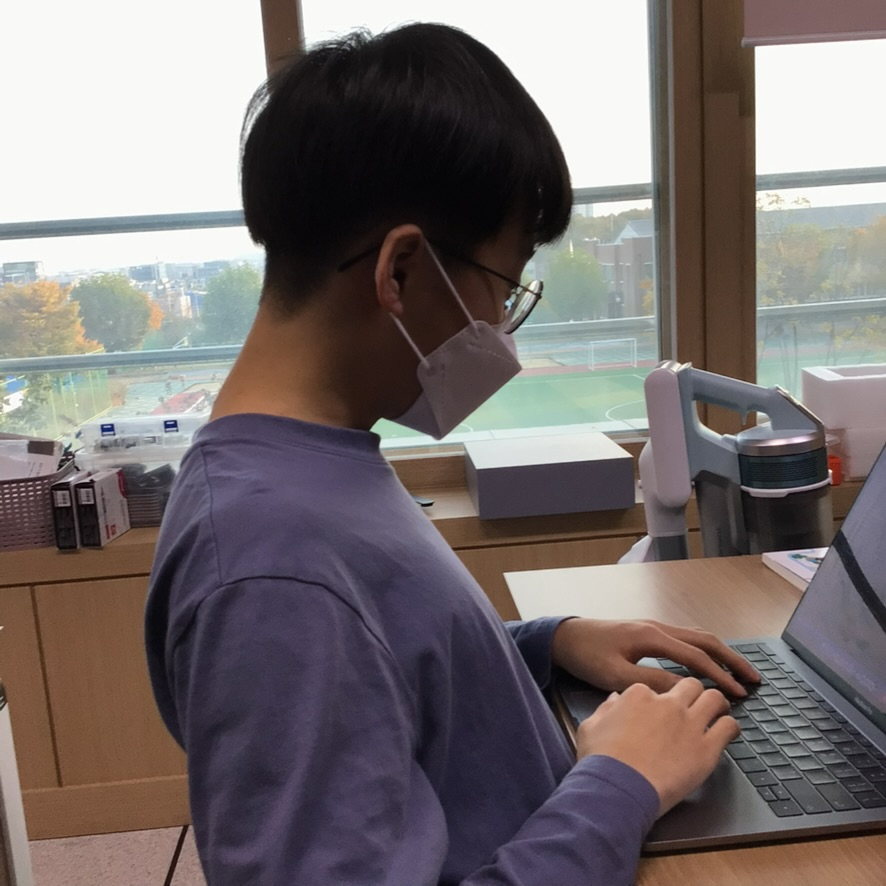
#> input picture ch_03/img/img_001.jpg, 886 x 886 px; its folder holds only this picture in this run
$ python step_3_2.py
#> lines starting #> are read from the running program, lines starting #| are printed output that depends on the picture
from pathlib import Path
from PIL import Image, ImageOps
from step_1_1 import IMG_DIR, OUT_DRI


OUT_3_2 = OUT_DRI / f"{Path(__file__).stem}.jpg"

if __name__ == "__main__":
  ROWS, COLS = 5, 8
  W_IMG, H_IMG = 500, 500
  W_BG, H_BG = COLS * W_IMG, ROWS * H_IMG
  start_X, start_Y = 0, 0

  img_bg = Image.new(mode="RGB", size=(W_BG, H_BG))
#> img_bg: PIL image 4000x2500 RGB; every value is 0
  path_sorted = sorted(Path(IMG_DIR).glob("*.jpg"))

  for path in path_sorted:
    img = Image.open(path)
#> img is the input picture: PIL image 886x886 RGB; mean R, G, B 118.9, 110.5, 110.4
    img_fit = ImageOps.fit(img, (W_IMG, H_IMG))
    img_bg.paste(img_fit, box=(start_X, start_Y))
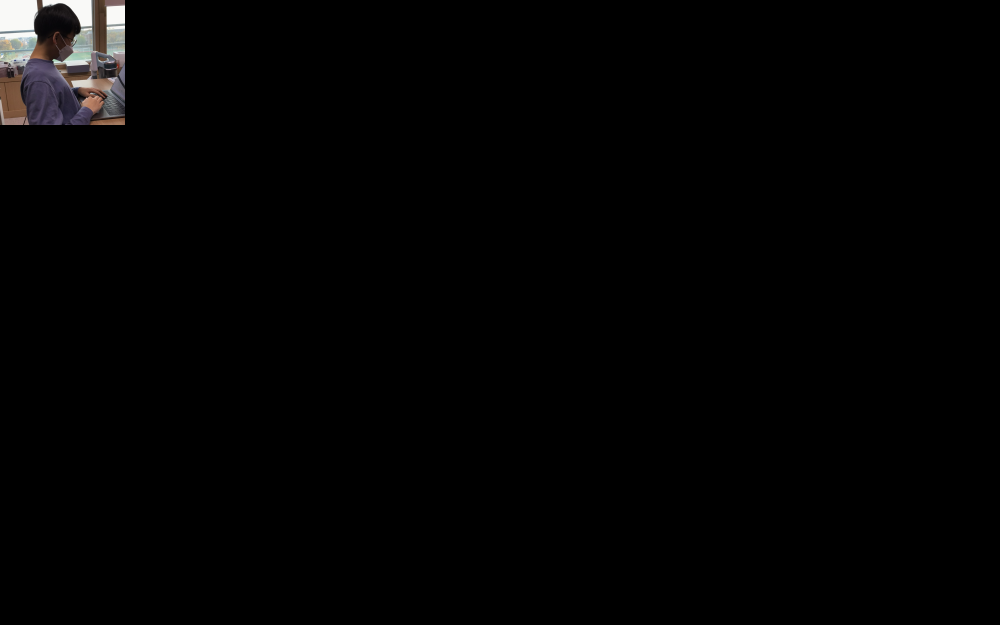
#> img_bg: PIL image 4000x2500 RGB (shown at 1/4 size); mean R, G, B 3, 2.8, 2.8
    start_X += W_IMG
    if start_X >= W_BG:
      start_X = 0
      start_Y += H_IMG

  img_bg.save(OUT_3_2)

$ run again, on ch_03/img/img_005.jpg
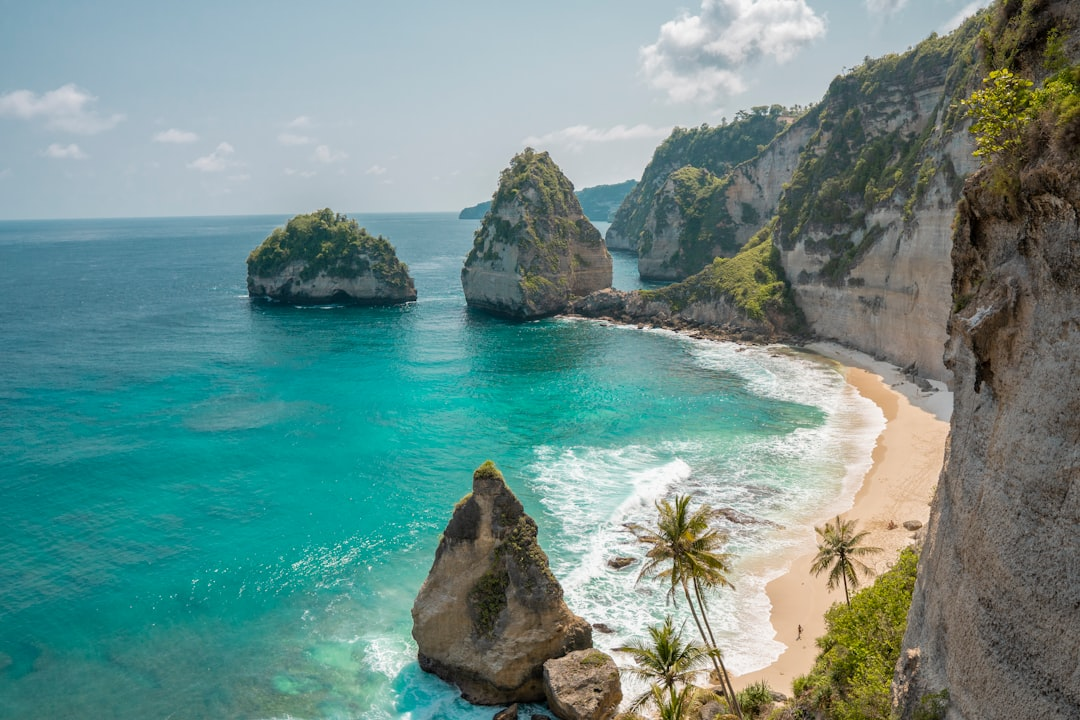
#> input picture ch_03/img/img_005.jpg, 1080 x 720 px
#> img is the input picture: PIL image 1080x720 RGB; mean R, G, B 108.3, 142, 137.3
#> `img_fit = ImageOps.fit(img, (W_IMG, H_IMG))`:
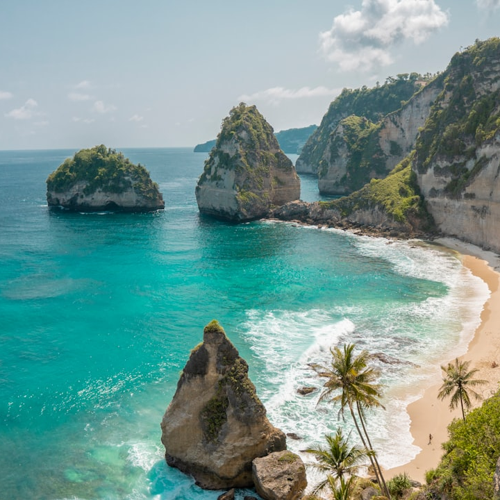
#> img_fit: PIL image 500x500 RGB; mean R, G, B 118.2, 153, 147.1
#> `img_bg.paste(img_fit, box=(start_X, start_Y))`:
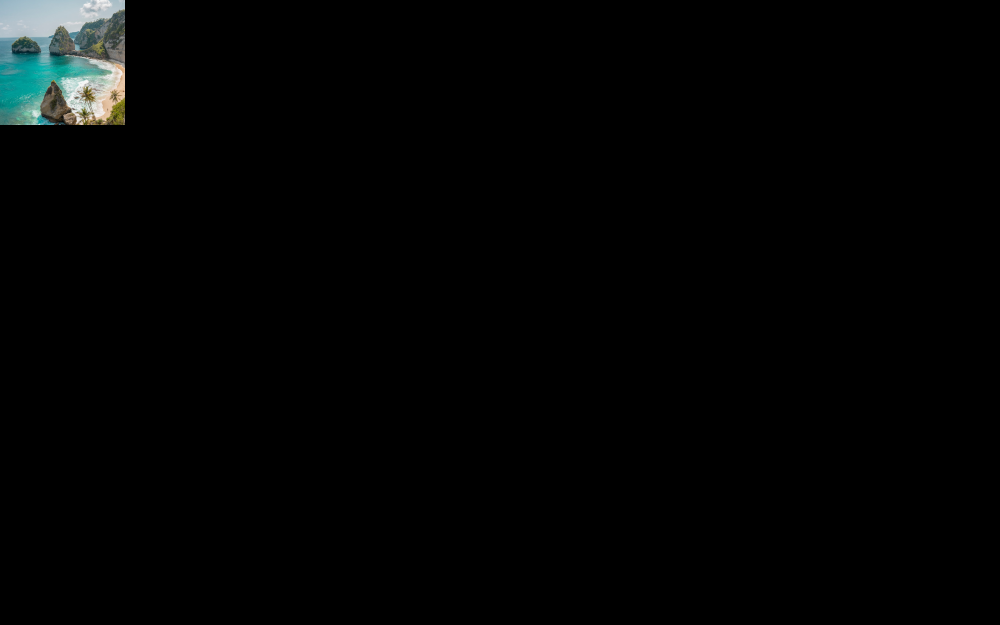
#> img_bg: PIL image 4000x2500 RGB (shown at 1/4 size); mean R, G, B 3, 3.8, 3.7

$ run again, on ch_03/img/img_006.jpg
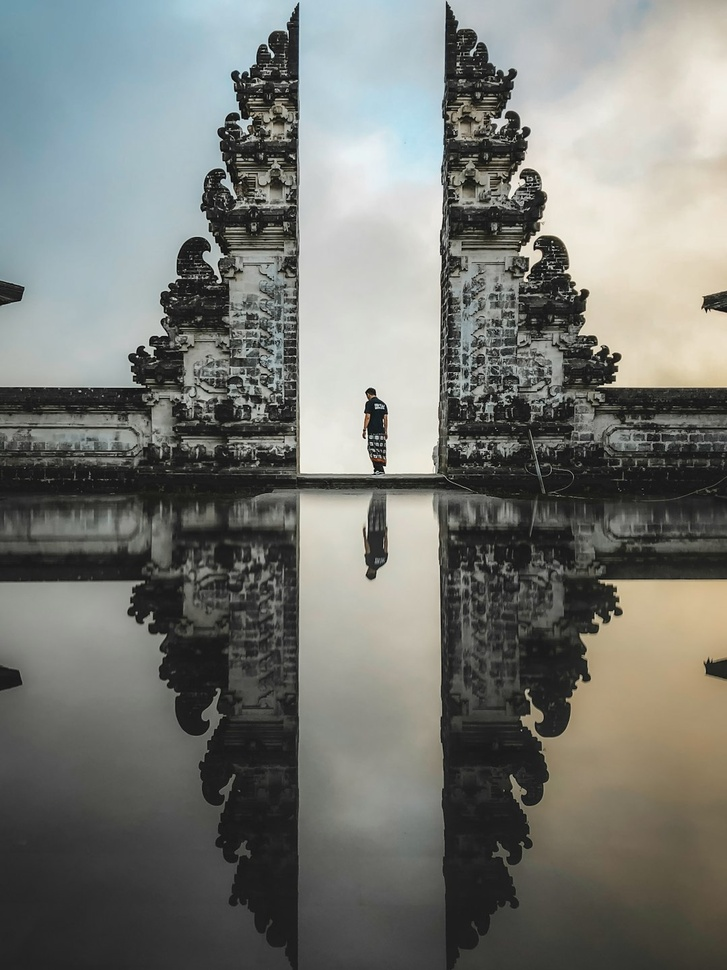
#> input picture ch_03/img/img_006.jpg, 727 x 970 px, shrunk from 1080 x 1440 before the run
#> img is the input picture: PIL image 727x970 RGB; mean R, G, B 118.6, 120.6, 115.8
#> `img_fit = ImageOps.fit(img, (W_IMG, H_IMG))`:
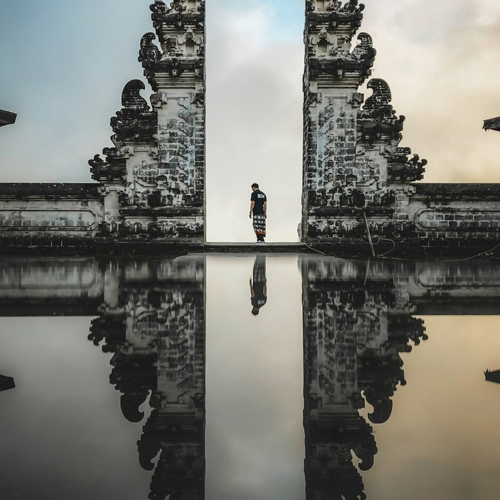
#> img_fit: PIL image 500x500 RGB; mean R, G, B 120.8, 121.1, 114.6
#> `img_bg.paste(img_fit, box=(start_X, start_Y))`:
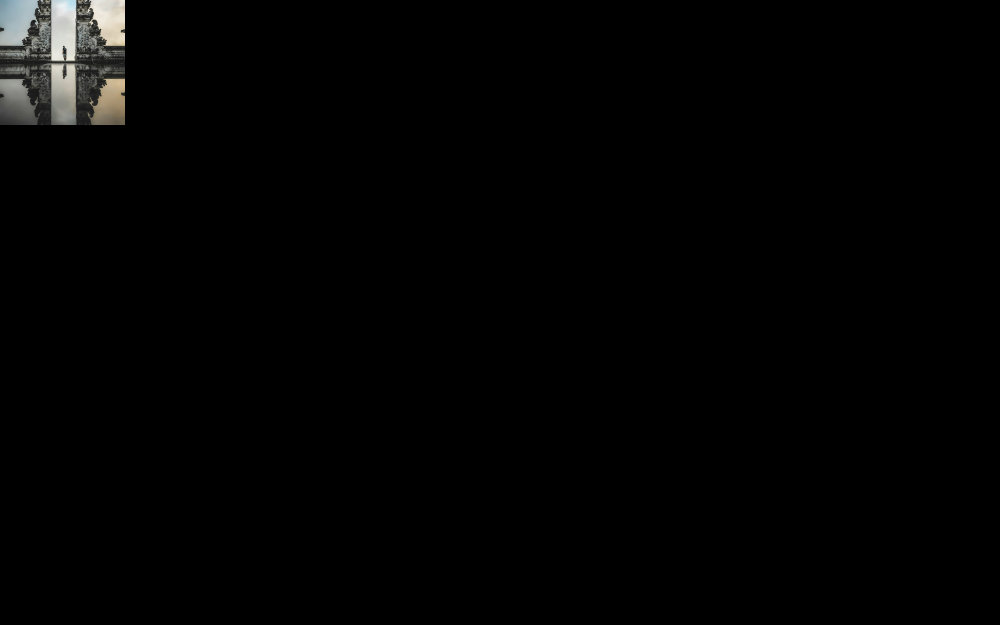
#> img_bg: PIL image 4000x2500 RGB (shown at 1/4 size); mean R, G, B 3, 3, 2.9

$ run again, on ch_03/img/img_007.jpg
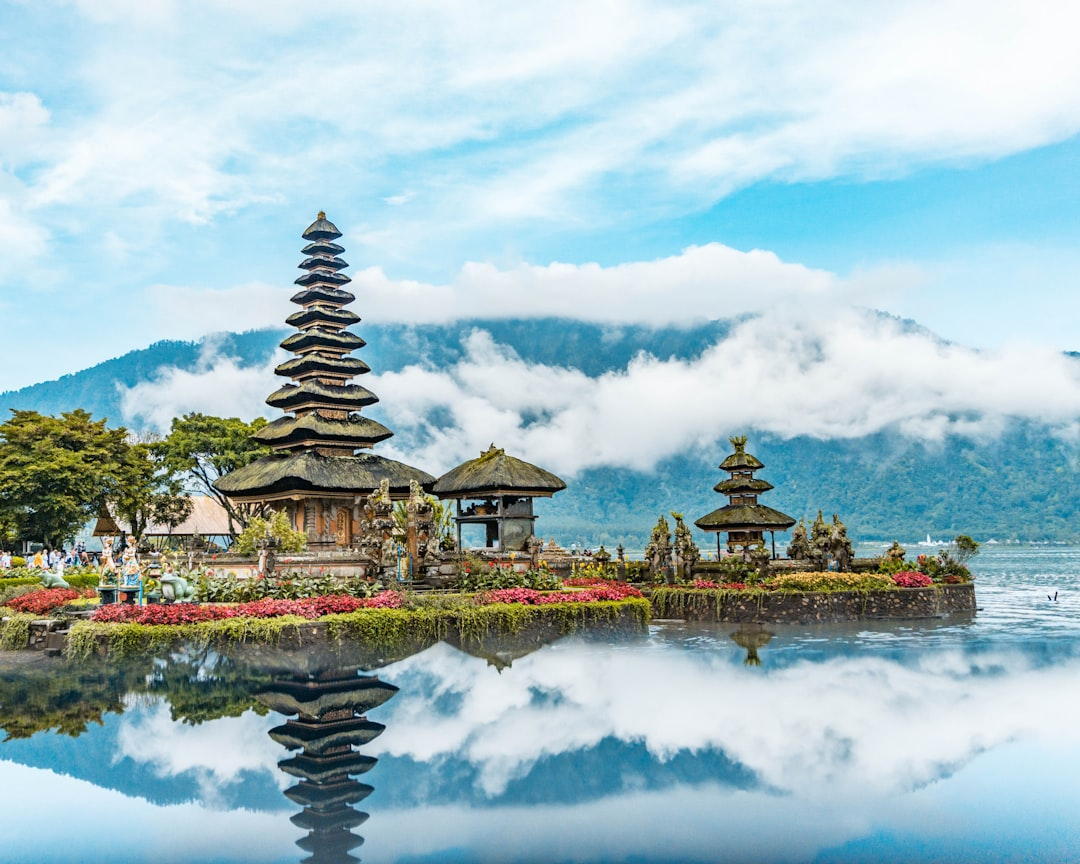
#> input picture ch_03/img/img_007.jpg, 1080 x 864 px
#> img is the input picture: PIL image 1080x864 RGB; mean R, G, B 161.3, 187.3, 193.2
#> `img_fit = ImageOps.fit(img, (W_IMG, H_IMG))`:
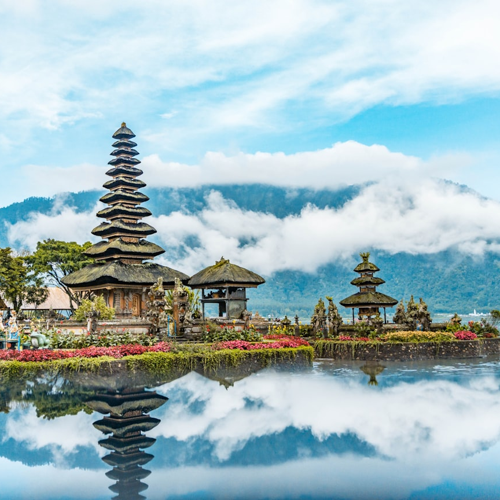
#> img_fit: PIL image 500x500 RGB; mean R, G, B 160.8, 185.4, 191
#> `img_bg.paste(img_fit, box=(start_X, start_Y))`:
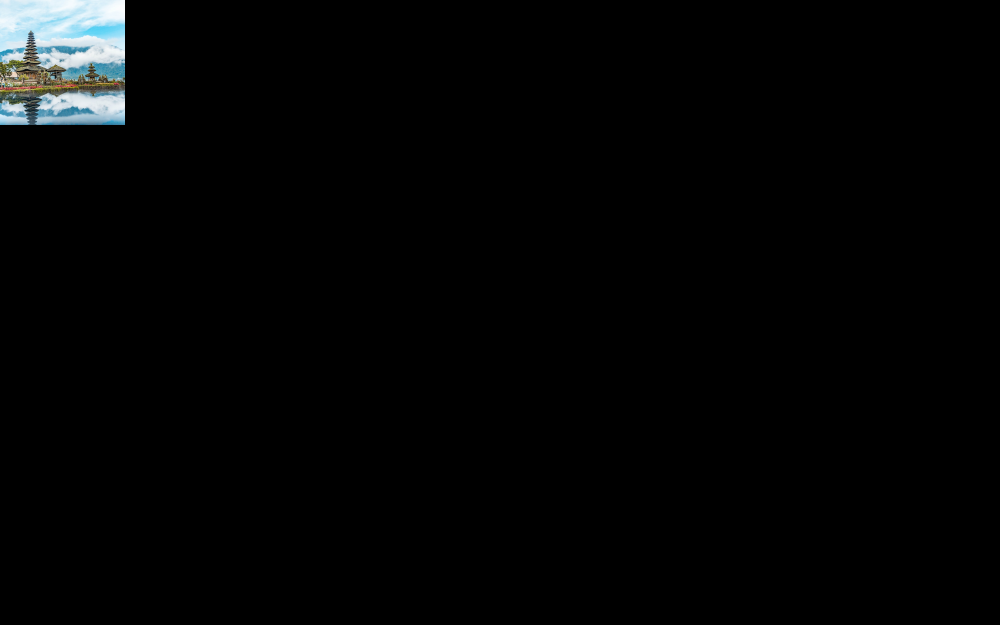
#> img_bg: PIL image 4000x2500 RGB (shown at 1/4 size); mean R, G, B 4, 4.6, 4.8

$ run again, on ch_03/img/img_002.jpg
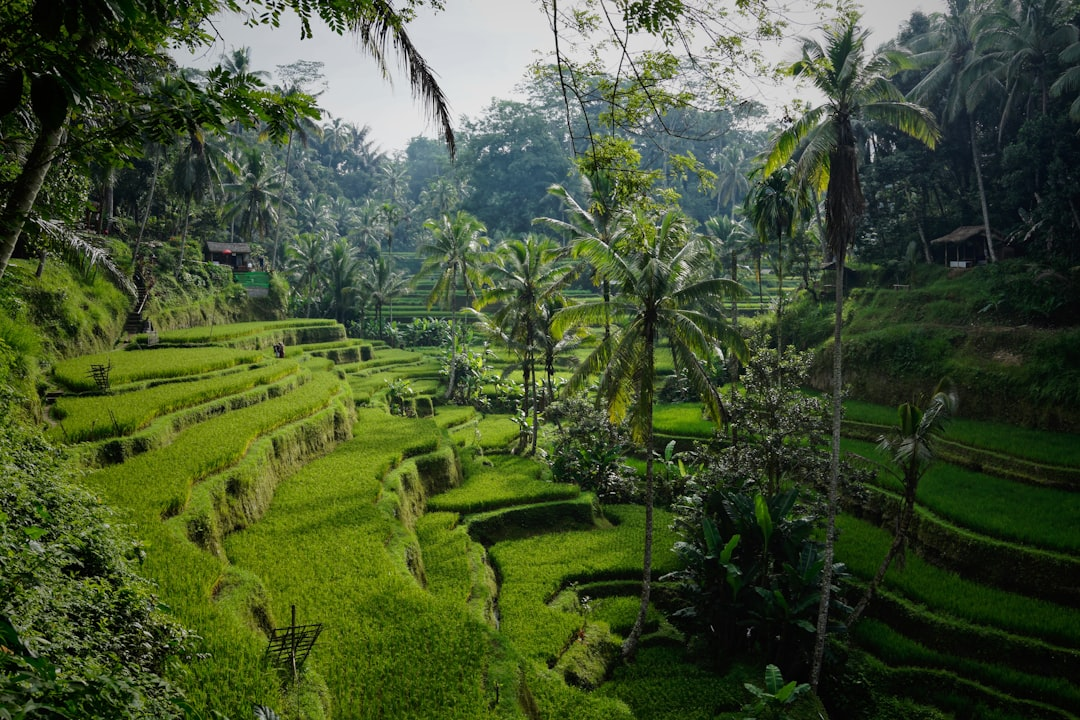
#> input picture ch_03/img/img_002.jpg, 1080 x 720 px
#> img is the input picture: PIL image 1080x720 RGB; mean R, G, B 68.4, 82.9, 49.7
#> `img_fit = ImageOps.fit(img, (W_IMG, H_IMG))`:
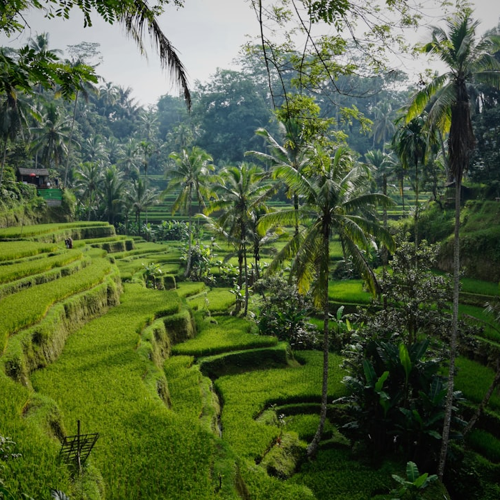
#> img_fit: PIL image 500x500 RGB; mean R, G, B 82.2, 97.5, 61.4
#> `img_bg.paste(img_fit, box=(start_X, start_Y))`:
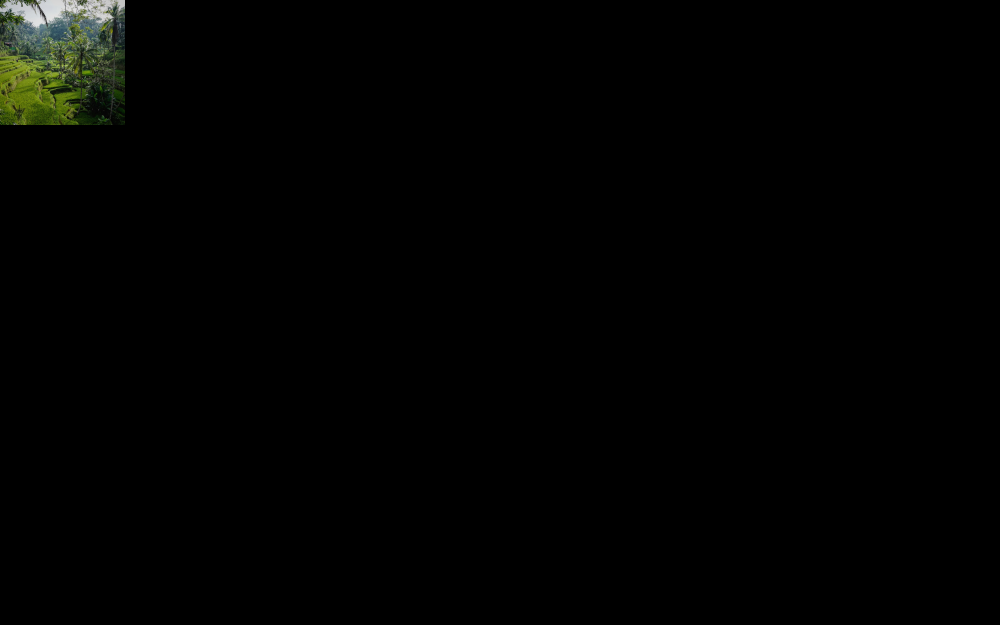
#> img_bg: PIL image 4000x2500 RGB (shown at 1/4 size); mean R, G, B 2.1, 2.4, 1.5
